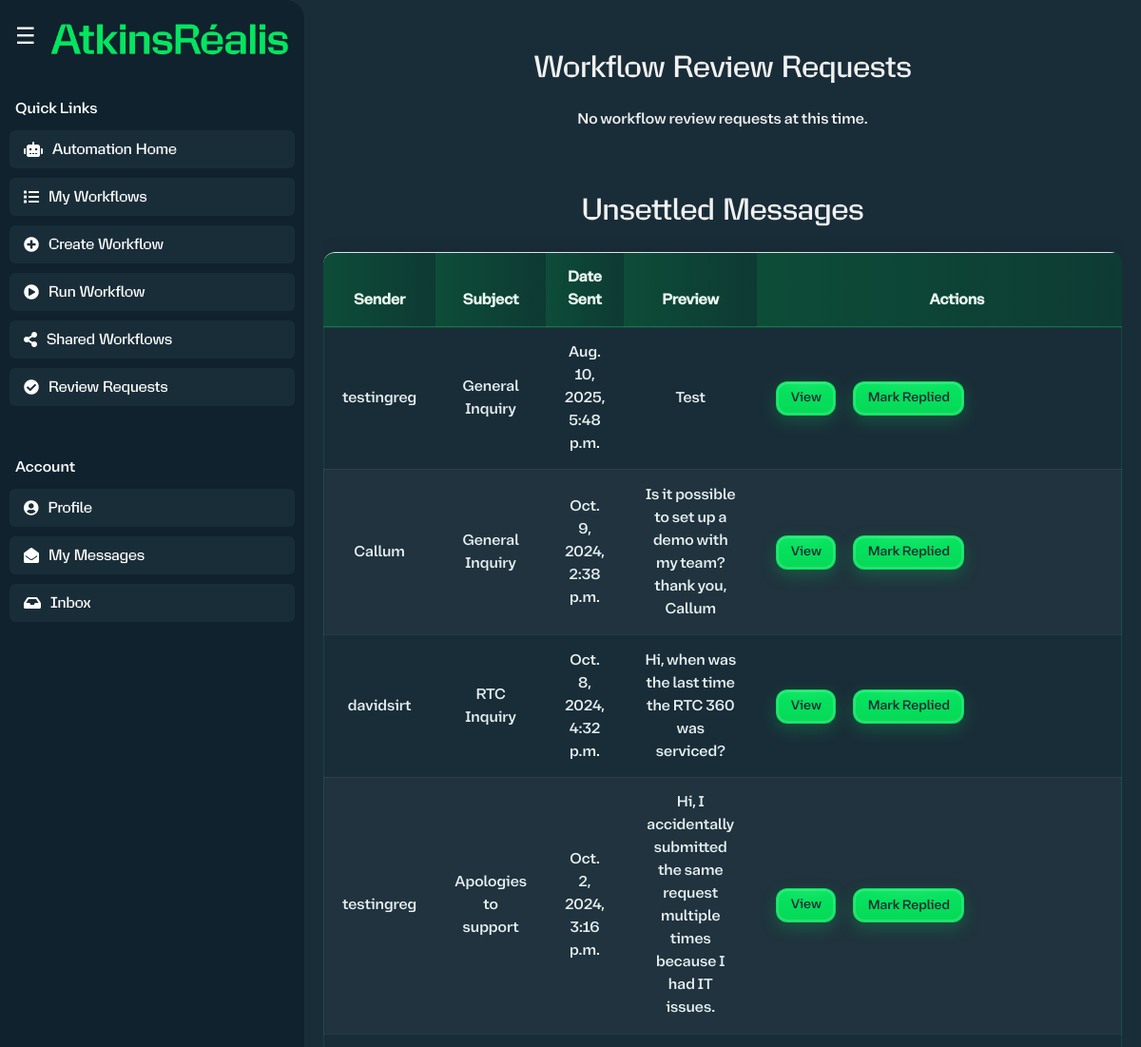
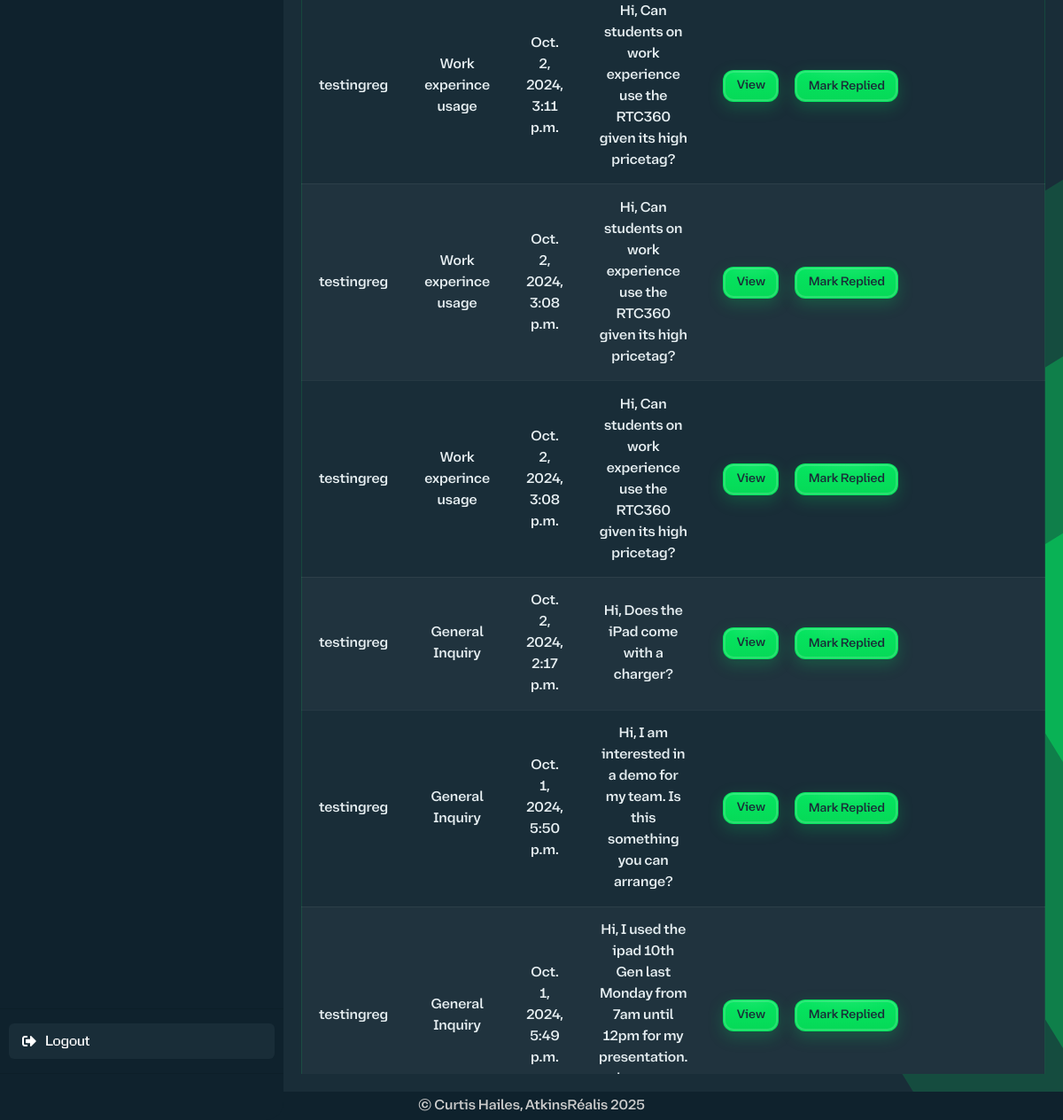
The page /inbox/ (signed in) on the database as committed earlier (2 pictures, top to bottom).
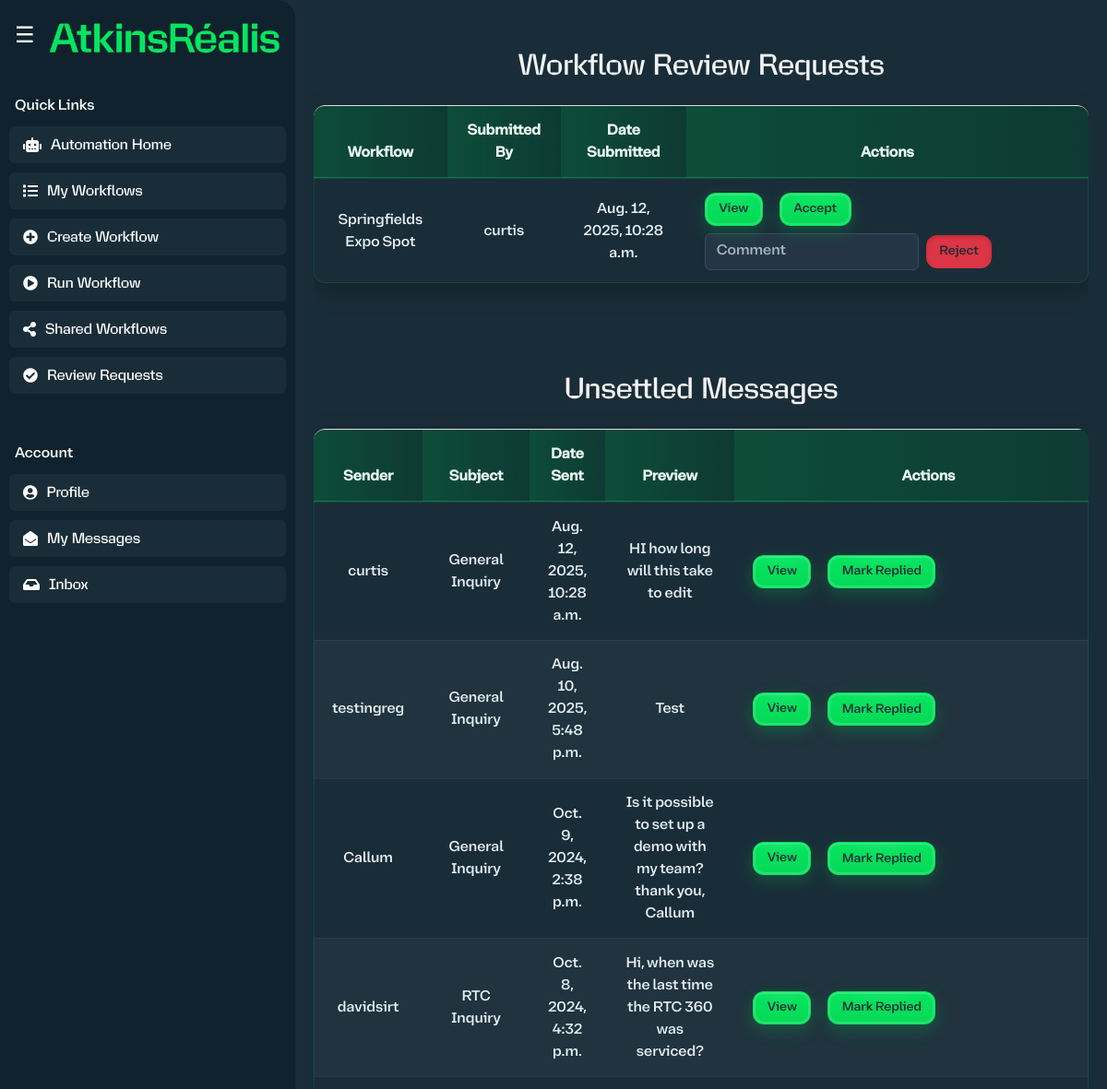
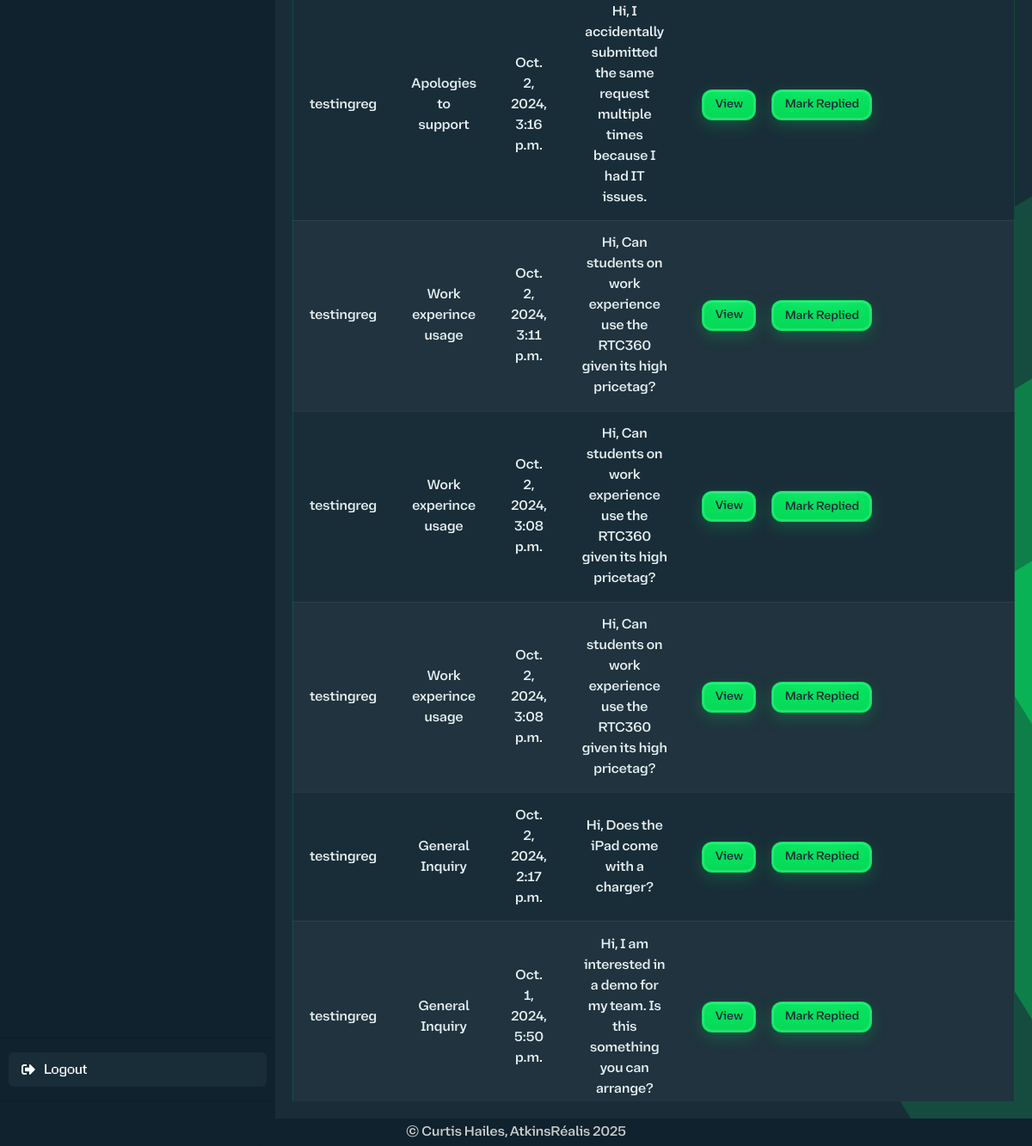
The same page on the database as committed later (2 pictures, top to bottom).
### workflow_automation/models.py (models this page shows, shortened)
class Message(models.Model):
    subject = models.CharField(max_length=255, default='General Inquiry')
    content = models.TextField()
    sender = models.ForeignKey(User, on_delete=models.CASCADE, related_name='sent_messages')
    recipient = models.ForeignKey(User, on_delete=models.CASCADE, related_name='received_messages')
    workflow = models.ForeignKey('Workflow', null=True, blank=True, on_delete=models.SET_NULL, related_name='messages')
    is_review_request = models.BooleanField(default=False)
    is_read = models.BooleanField(default=False)
    response = models.TextField(blank=True, null=True)
    responded_by = models.ForeignKey(
        User,
        null=True,
        blank=True,
        on_delete=models.SET_NULL,
        related_name='responded_messages',
    )
    created_at = models.DateTimeField(auto_now_add=True)

class Workflow(models.Model):
    name = models.CharField(max_length=200)
    description = models.TextField(blank=True, default="")
    qa_video_review = models.BooleanField(
        default=False,
        help_text="Require manual QA review for each video",
    )
    use_date_suffix = models.BooleanField(
        default=False,
        help_text="Use processing date instead of numeric version",
    )
    created_by = models.ForeignKey(User, on_delete=models.SET_NULL, null=True, blank=True, related_name="workflows")
    created_at = models.DateTimeField(auto_now_add=True)
    is_published = models.BooleanField(default=False)
    published_by = models.ForeignKey(User, null=True, blank=True, on_delete=models.SET_NULL, related_name='published_workflows')
    published_at = models.DateTimeField(null=True, blank=True)
    awaiting_review = models.BooleanField(default=False)
    REVIEW_STATUS_CHOICES = [
        ('draft', 'Draft'),
        ('pending', 'Pending'),
        ('accepted', 'Accepted'),
        ('rejected', 'Rejected'),
    ]
    review_status = models.CharField(max_length=20, choices=REVIEW_STATUS_CHOICES, default='draft')
    rejection_comment = models.TextField(blank=True)
    from_shared = models.BooleanField(
        default=False,
        help_text="Indicates this workflow originated from the shared library",
    )
    source_creator = models.ForeignKey(
        User,
        null=True,
        blank=True,
        on_delete=models.SET_NULL,
        related_name="imported_workflows",
        help_text="Original creator if this workflow was imported",
    )
    downloaded_by = models.ManyToManyField(
        User,
        related_name="downloaded_workflows",
        blank=True,
        help_text="Users who have downloaded this workflow",
    )

### workflow_automation/views.py (the view, shortened to what this page needs)
# urls.py: path('inbox/', views.inbox, name='inbox'),
@user_passes_test(lambda u: u.is_superuser)
def inbox(request):
    pending_workflows = Workflow.objects.filter(awaiting_review=True).select_related('created_by')
    unsettled_messages = (
        Message.objects.filter(recipient=request.user, is_review_request=False, is_read=False)
        .select_related('sender')
        .order_by('-created_at')
    )
    settled_messages = (
        Message.objects.filter(recipient=request.user, is_review_request=False, is_read=True)
        .select_related('sender')
        .order_by('-created_at')
    )
    return render(
        request,
        'workflow_automation/inbox.html',
        {
            'pending_workflows': pending_workflows,
            'unsettled_messages': unsettled_messages,
            'settled_messages': settled_messages,
        },
    )

### workflow_automation/templates/workflow_automation/inbox.html (shortened to what this page needs)
{% extends 'workflow_automation/base.html' %}
{% block content %}
<h2 class="text-center mb-4">Workflow Review Requests</h2>
<div class="container-fluid px-0 tables-wide">
  {% if pending_workflows %}
  <div class="table-wrap scroll-y mb-5">
    <table class="table table-modern">
      <thead>
        <tr>
          <th>Workflow</th>
          <th>Submitted By</th>
          <th>Date Submitted</th>
          <th class="col-actions-wide">Actions</th>
        </tr>
      </thead>
      <tbody>
        {% for wf in pending_workflows %}
        <tr>
          <td class="td-left">{{ wf.name }}</td>
          <td>{{ wf.created_by.get_full_name|default:wf.created_by.username }}</td>
          <td>{{ wf.created_at }}</td>
          <td>
            <div class="actions-bar">
              <a href="{% url 'workflow_detail' wf.id %}" class="btn btn-primary btn-sm btn-compact">View</a>
              <form method="post">
                <button type="submit" name="accept_workflow" value="{{ wf.id }}" class="btn btn-success btn-sm btn-compact">Accept</button>
              </form>
              <form method="post">
                <input type="text" name="rejection_comment" class="form-control form-control-compact" placeholder="Comment" required>
                <button type="submit" class="btn btn-danger btn-sm btn-compact">Reject</button>
              </form>
            </div>
          </td>
        </tr>
        {% endfor %}
      </tbody>
    </table>
  </div>
  {% else %}
    <p class="text-center">No workflow review requests at this time.</p>
  {% endif %}
</div>
<h2 class="text-center mb-4 mt-5">Unsettled Messages</h2>
<div class="container-fluid px-0 tables-wide">
  {% if unsettled_messages %}
  <div class="table-wrap scroll-y mb-5">
    <table class="table table-modern">
      <thead>
        <tr>
          <th>Sender</th>
          <th>Subject</th>
          <th>Date Sent</th>
          <th>Preview</th>
          <th class="col-actions-wide">Actions</th>
        </tr>
      </thead>
      <tbody>
        {% for msg in unsettled_messages %}
        <tr>
          <td class="td-left">{{ msg.sender.get_full_name|default:msg.sender.username }}</td>
          <td class="td-left">{{ msg.subject }}</td>
          <td>{{ msg.created_at }}</td>
          <td class="td-left">{{ msg.content|truncatechars:100 }}</td>
          <td>
            <div class="actions-bar">
              <a href="{% url 'message_detail' msg.id %}" class="btn btn-primary btn-sm btn-compact">View</a>
              <form method="post">
                <button type="submit" name="mark_replied" value="{{ msg.id }}" class="btn btn-secondary btn-sm btn-compact">Mark Replied</button>
              </form>
            </div>
          </td>
        </tr>
        {% endfor %}
      </tbody>
    </table>
  </div>
  {% else %}
    <p class="text-center">No messages at this time.</p>
  {% endif %}
</div>
{% endblock %}

Rows that differ between the two databases and show on the page:
no longer on this page (row unchanged): Message: sender.get_full_name "testingreg", subject "General Inquiry", created_at "Oct. 1, 2024, 5:49 p.m.", content "Hi, I used the ipad 10th Gen last Monday from 7am until 12pm for my presentation.…", {{ msg.id }} 1 (drawn)
added Workflow: name "Springfields Expo Spot", created_by.get_full_name "curtis", created_at "Aug. 12, 2025, 10:28 a.m.", {{ wf.id }} 13 (drawn)
added Message: sender.get_full_name "curtis", subject "General Inquiry", created_at "Aug. 12, 2025, 10:28 a.m.", content "HI how long will this take to edit", {{ msg.id }} 13 (drawn)
Other text that changed with them:
text no longer shown: "No workflow review requests at this time."
text now shown: "Workflow Submitted By Date Submitted Actions"
